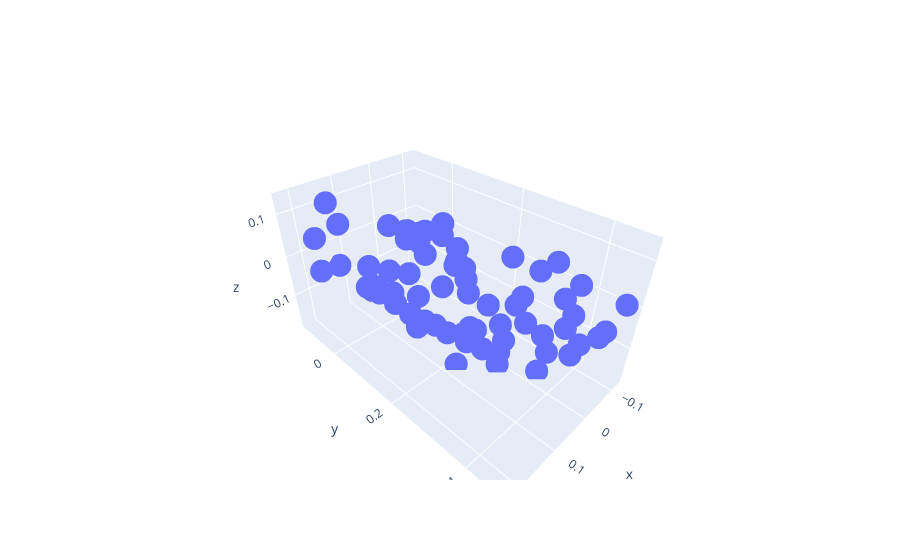

Notebook code for this chart:
### Code cell
# Run Hybrid Probabilstic MOEA/D
max_func_evals = 5000

evolver_opt = HybMOEAD_v3(problem, use_surrogates=True, n_gen_per_iter=10, total_function_evaluations=max_func_evals)
while evolver_opt.continue_evolution():
        evolver_opt.iterate()
        print("FE count:",evolver_opt._function_evaluation_count)
objectives = evolver_opt.population.objectives
fig1 = go.Figure(data=go.Scatter3d(x=objectives[:,0],y=objectives[:,1],z=objectives[:,2], mode="markers"))
fig1
